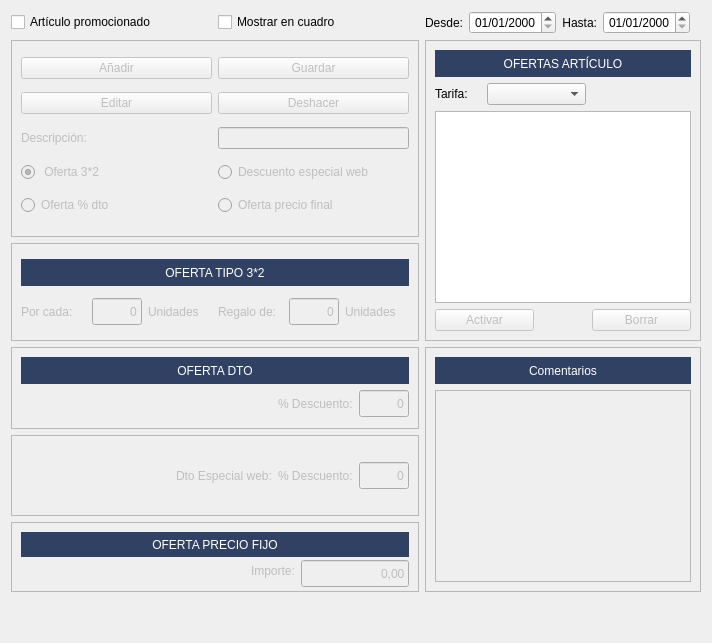
         <widget class="QWidget" name="tab_promociones">
          <attribute name="title">
           <string>Promociones artículo</string>
          </attribute>
          <layout class="QGridLayout" name="gridLayout_39">
           <item row="0" column="0">
            <widget class="QCheckBox" name="chkArticulo_promocionado">
             <property name="text">
              <string>Artículo promocionado</string>
             </property>
            </widget>
           </item>
           <item row="6" column="0" colspan="2">
            <widget class="QFrame" name="frame_pvp_fijo">
             <property name="enabled">
              <bool>false</bool>
             </property>
             <property name="maximumSize">
              <size>
               <width>16777215</width>
               <height>70</height>
              </size>
             </property>
             <property name="frameShape">
              <enum>QFrame::StyledPanel</enum>
             </property>
             <property name="frameShadow">
              <enum>QFrame::Raised</enum>
             </property>
             <layout class="QGridLayout" name="gridLayout_26">
              <item row="0" column="0" colspan="3">
               <widget class="QLabel" name="label_63">
                <property name="minimumSize">
                 <size>
                  <width>0</width>
                  <height>25</height>
                 </size>
                </property>
                <property name="maximumSize">
                 <size>
                  <width>16777215</width>
                  <height>27</height>
                 </size>
                </property>
                <property name="styleSheet">
                 <string notr="true">background-color: #304163;
color: rgb(255, 255, 255);</string>
                </property>
                <property name="text">
                 <string>OFERTA PRECIO FIJO</string>
                </property>
                <property name="alignment">
                 <set>Qt::AlignCenter</set>
                </property>
               </widget>
              </item>
              <item row="1" column="0">
               <spacer name="horizontalSpacer_7">
                <property name="orientation">
                 <enum>Qt::Horizontal</enum>
                </property>
                <property name="sizeHint" stdset="0">
                 <size>
                  <width>224</width>
                  <height>20</height>
                 </size>
                </property>
               </spacer>
              </item>
              <item row="1" column="1">
               <widget class="QLabel" name="lbl_oferta_importe">
                <property name="text">
                 <string>Importe:</string>
                </property>
               </widget>
              </item>
              <item row="1" column="2">
               <widget class="QLineEdit" name="txtoferta_pvp_fijo">
                <property name="minimumSize">
                 <size>
                  <width>0</width>
                  <height>27</height>
                 </size>
                </property>
                <property name="maximumSize">
                 <size>
                  <width>110</width>
                  <height>27</height>
                 </size>
                </property>
                <property name="text">
                 <string>0,00</string>
                </property>
                <property name="alignment">
                 <set>Qt::AlignRight|Qt::AlignTrailing|Qt::AlignVCenter</set>
                </property>
               </widget>
              </item>
             </layout>
            </widget>
           </item>
           <item row="3" column="0" colspan="2">
            <widget class="QFrame" name="frame_tipo_32">
             <property name="enabled">
              <bool>false</bool>
             </property>
             <property name="frameShape">
              <enum>QFrame::StyledPanel</enum>
             </property>
             <property name="frameShadow">
              <enum>QFrame::Raised</enum>
             </property>
             <layout class="QGridLayout" name="gridLayout_24">
              <item row="1" column="0">
               <widget class="QLabel" name="lbl_por_cada">
                <property name="enabled">
                 <bool>false</bool>
                </property>
                <property name="maximumSize">
                 <size>
                  <width>16777215</width>
                  <height>27</height>
                 </size>
                </property>
                <property name="text">
                 <string>Por cada: </string>
                </property>
               </widget>
              </item>
              <item row="1" column="1">
               <widget class="QLineEdit" name="txtOferta_por_cada">
                <property name="enabled">
                 <bool>false</bool>
                </property>
                <property name="minimumSize">
                 <size>
                  <width>0</width>
                  <height>27</height>
                 </size>
                </property>
                <property name="maximumSize">
                 <size>
                  <width>50</width>
                  <height>27</height>
                 </size>
                </property>
                <property name="text">
                 <string>0</string>
                </property>
                <property name="alignment">
                 <set>Qt::AlignRight|Qt::AlignTrailing|Qt::AlignVCenter</set>
                </property>
               </widget>
              </item>
              <item row="1" column="2">
               <widget class="QLabel" name="lbl_unidades">
                <property name="enabled">
                 <bool>false</bool>
                </property>
                <property name="maximumSize">
                 <size>
                  <width>16777215</width>
                  <height>27</height>
                 </size>
                </property>
                <property name="text">
                 <string>Unidades</string>
                </property>
               </widget>
              </item>
              <item row="1" column="3">
               <widget class="QLabel" name="lbl_regalo_de">
                <property name="enabled">
                 <bool>false</bool>
                </property>
                <property name="maximumSize">
                 <size>
                  <width>16777215</width>
                  <height>27</height>
                 </size>
                </property>
                <property name="text">
                 <string>Regalo de:</string>
                </property>
               </widget>
              </item>
              <item row="1" column="4">
               <widget class="QLineEdit" name="txtOfertaregalo_de">
                <property name="enabled">
                 <bool>false</bool>
                </property>
                <property name="minimumSize">
                 <size>
                  <width>0</width>
                  <height>27</height>
                 </size>
                </property>
                <property name="maximumSize">
                 <size>
                  <width>50</width>
                  <height>27</height>
                 </size>
                </property>
                <property name="text">
                 <string>0</string>
                </property>
                <property name="alignment">
                 <set>Qt::AlignRight|Qt::AlignTrailing|Qt::AlignVCenter</set>
                </property>
               </widget>
              </item>
              <item row="1" column="5">
               <widget class="QLabel" name="lbl_unidades_2">
                <property name="enabled">
                 <bool>false</bool>
                </property>
                <property name="maximumSize">
                 <size>
                  <width>16777215</width>
                  <height>27</height>
                 </size>
                </property>
                <property name="text">
                 <string>Unidades</string>
                </property>
               </widget>
              </item>
              <item row="0" column="0" colspan="6">
               <widget class="QLabel" name="label_57">
                <property name="enabled">
                 <bool>false</bool>
                </property>
                <property name="minimumSize">
                 <size>
                  <width>0</width>
                  <height>27</height>
                 </size>
                </property>
                <property name="maximumSize">
                 <size>
                  <width>16777215</width>
                  <height>27</height>
                 </size>
                </property>
                <property name="styleSheet">
                 <string notr="true">background-color: #304163;
color: rgb(255, 255, 255);</string>
                </property>
                <property name="text">
                 <string>OFERTA TIPO 3*2</string>
                </property>
                <property name="alignment">
                 <set>Qt::AlignCenter</set>
                </property>
               </widget>
              </item>
             </layout>
            </widget>
           </item>
           <item row="0" column="5">
            <widget class="QDateEdit" name="txtOferta_Fecha_fin">
             <property name="alignment">
              <set>Qt::AlignRight|Qt::AlignTrailing|Qt::AlignVCenter</set>
             </property>
             <property name="displayFormat">
              <string>dd/MM/yyyy</string>
             </property>
            </widget>
           </item>
           <item row="7" column="0">
            <spacer name="verticalSpacer_3">
             <property name="orientation">
              <enum>Qt::Vertical</enum>
             </property>
             <property name="sizeHint" stdset="0">
              <size>
               <width>20</width>
               <height>40</height>
              </size>
             </property>
            </spacer>
           </item>
           <item row="0" column="3">
            <widget class="QDateEdit" name="txtOferta_Fecha_ini">
             <property name="alignment">
              <set>Qt::AlignRight|Qt::AlignTrailing|Qt::AlignVCenter</set>
             </property>
             <property name="displayFormat">
              <string>dd/MM/yyyy</string>
             </property>
            </widget>
           </item>
           <item row="4" column="0" colspan="2">
            <widget class="QFrame" name="frame_dto">
             <property name="enabled">
              <bool>false</bool>
             </property>
             <property name="frameShape">
              <enum>QFrame::StyledPanel</enum>
             </property>
             <property name="frameShadow">
              <enum>QFrame::Raised</enum>
             </property>
             <layout class="QGridLayout" name="gridLayout_25">
              <item row="0" column="0" colspan="3">
               <widget class="QLabel" name="label_61">
                <property name="minimumSize">
                 <size>
                  <width>0</width>
                  <height>27</height>
                 </size>
                </property>
                <property name="maximumSize">
                 <size>
                  <width>16777215</width>
                  <height>27</height>
                 </size>
                </property>
                <property name="styleSheet">
                 <string notr="true">background-color: #304163;
color: rgb(255, 255, 255);</string>
                </property>
                <property name="text">
                 <string>OFERTA DTO</string>
                </property>
                <property name="alignment">
                 <set>Qt::AlignCenter</set>
                </property>
               </widget>
              </item>
              <item row="1" column="0">
               <spacer name="horizontalSpacer_5">
                <property name="orientation">
                 <enum>Qt::Horizontal</enum>
                </property>
                <property name="sizeHint" stdset="0">
                 <size>
                  <width>249</width>
                  <height>20</height>
                 </size>
                </property>
               </spacer>
              </item>
              <item row="1" column="1">
               <widget class="QLabel" name="lbl_oferta_dto">
                <property name="text">
                 <string>% Descuento:</string>
                </property>
               </widget>
              </item>
              <item row="1" column="2">
               <widget class="QLineEdit" name="txtOfertaDtoOferta">
                <property name="minimumSize">
                 <size>
                  <width>0</width>
                  <height>27</height>
                 </size>
                </property>
                <property name="maximumSize">
                 <size>
                  <width>50</width>
                  <height>27</height>
                 </size>
                </property>
                <property name="text">
                 <string>0</string>
                </property>
                <property name="alignment">
                 <set>Qt::AlignRight|Qt::AlignTrailing|Qt::AlignVCenter</set>
                </property>
               </widget>
              </item>
             </layout>
            </widget>
           </item>
           <item row="5" column="0" colspan="2">
            <widget class="QFrame" name="frame_ofertaweb">
             <property name="enabled">
              <bool>false</bool>
             </property>
             <property name="minimumSize">
              <size>
               <width>0</width>
               <height>49</height>
              </size>
             </property>
             <property name="frameShape">
              <enum>QFrame::StyledPanel</enum>
             </property>
             <property name="frameShadow">
              <enum>QFrame::Raised</enum>
             </property>
             <layout class="QHBoxLayout" name="horizontalLayout">
              <item>
               <spacer name="horizontalSpacer_8">
                <property name="orientation">
                 <enum>Qt::Horizontal</enum>
                </property>
                <property name="sizeHint" stdset="0">
                 <size>
                  <width>40</width>
                  <height>20</height>
                 </size>
                </property>
               </spacer>
              </item>
              <item>
               <widget class="QLabel" name="lbl_dto_web">
                <property name="text">
                 <string>Dto Especial web:</string>
                </property>
               </widget>
              </item>
              <item>
               <widget class="QLabel" name="lbl_dto_web2">
                <property name="text">
                 <string>% Descuento:</string>
                </property>
               </widget>
              </item>
              <item>
               <widget class="QLineEdit" name="txtOferta_dto_web">
                <property name="minimumSize">
                 <size>
                  <width>0</width>
                  <height>27</height>
                 </size>
                </property>
                <property name="maximumSize">
                 <size>
                  <width>50</width>
                  <height>27</height>
                 </size>
                </property>
                <property name="text">
                 <string>0</string>
                </property>
                <property name="alignment">
                 <set>Qt::AlignRight|Qt::AlignTrailing|Qt::AlignVCenter</set>
                </property>
               </widget>
              </item>
             </layout>
            </widget>
           </item>
           <item row="0" column="4">
            <widget class="QLabel" name="label_68">
             <property name="text">
              <string>Hasta:</string>
             </property>
             <property name="alignment">
              <set>Qt::AlignRight|Qt::AlignTrailing|Qt::AlignVCenter</set>
             </property>
            </widget>
           </item>
           <item row="0" column="2">
            <widget class="QLabel" name="label_21">
             <property name="text">
              <string>Desde:</string>
             </property>
             <property name="alignment">
              <set>Qt::AlignRight|Qt::AlignTrailing|Qt::AlignVCenter</set>
             </property>
            </widget>
           </item>
           <item row="0" column="1">
            <widget class="QCheckBox" name="chkMostrar_en_cuadro">
             <property name="text">
              <string>Mostrar en cuadro</string>
             </property>
            </widget>
           </item>
           <item row="1" column="0" rowspan="2" colspan="2">
            <widget class="QFrame" name="framePromocion">
             <property name="enabled">
              <bool>false</bool>
             </property>
             <property name="frameShape">
              <enum>QFrame::StyledPanel</enum>
             </property>
             <property name="frameShadow">
              <enum>QFrame::Raised</enum>
             </property>
             <layout class="QGridLayout" name="gridLayout_34">
              <item row="3" column="0">
               <widget class="QLabel" name="lblDescripcion_oferta">
                <property name="enabled">
                 <bool>false</bool>
                </property>
                <property name="text">
                 <string>Descripción:</string>
                </property>
               </widget>
              </item>
              <item row="3" column="1">
               <widget class="QLineEdit" name="txtOferta_Descripcion_promocion">
                <property name="enabled">
                 <bool>false</bool>
                </property>
                <property name="mandatoryField" stdset="0">
                 <bool>false</bool>
                </property>
               </widget>
              </item>
              <item row="0" column="0">
               <widget class="QPushButton" name="btnAnadir_oferta">
                <property name="enabled">
                 <bool>false</bool>
                </property>
                <property name="sizePolicy">
                 <sizepolicy hsizetype="Expanding" vsizetype="Fixed">
                  <horstretch>0</horstretch>
                  <verstretch>0</verstretch>
                 </sizepolicy>
                </property>
                <property name="text">
                 <string>Añadir</string>
                </property>
                <property name="icon">
                 <iconset resource="../maya.qrc">
                  <normaloff>:/Icons/PNG/add.png</normaloff>:/Icons/PNG/add.png</iconset>
                </property>
               </widget>
              </item>
              <item row="1" column="0">
               <widget class="QPushButton" name="btnEditarOferta">
                <property name="enabled">
                 <bool>false</bool>
                </property>
                <property name="sizePolicy">
                 <sizepolicy hsizetype="Expanding" vsizetype="Fixed">
                  <horstretch>0</horstretch>
                  <verstretch>0</verstretch>
                 </sizepolicy>
                </property>
                <property name="text">
                 <string>Editar</string>
                </property>
                <property name="icon">
                 <iconset resource="../maya.qrc">
                  <normaloff>:/Icons/PNG/edit.png</normaloff>:/Icons/PNG/edit.png</iconset>
                </property>
               </widget>
              </item>
              <item row="0" column="1">
               <widget class="QPushButton" name="btnguardar_oferta">
                <property name="enabled">
                 <bool>false</bool>
                </property>
                <property name="text">
                 <string>Guardar</string>
                </property>
                <property name="icon">
                 <iconset resource="../maya.qrc">
                  <normaloff>:/Icons/PNG/Save.png</normaloff>:/Icons/PNG/Save.png</iconset>
                </property>
               </widget>
              </item>
              <item row="1" column="1">
               <widget class="QPushButton" name="btnDeshacer_oferta">
                <property name="enabled">
                 <bool>false</bool>
                </property>
                <property name="text">
                 <string>Deshacer</string>
                </property>
                <property name="icon">
                 <iconset resource="../maya.qrc">
                  <normaloff>:/Icons/PNG/undo.png</normaloff>:/Icons/PNG/undo.png</iconset>
                </property>
               </widget>
              </item>
              <item row="4" column="0">
               <widget class="QRadioButton" name="chkOferta_32">
                <property name="styleSheet">
                 <string notr="true"/>
                </property>
                <property name="text">
                 <string> Oferta 3*2</string>
                </property>
                <property name="checkable">
                 <bool>true</bool>
                </property>
                <property name="checked">
                 <bool>true</bool>
                </property>
               </widget>
              </item>
              <item row="4" column="1">
               <widget class="QRadioButton" name="chkOferta_web">
                <property name="styleSheet">
                 <string notr="true"/>
                </property>
                <property name="text">
                 <string>Descuento especial web</string>
                </property>
               </widget>
              </item>
              <item row="5" column="0">
               <widget class="QRadioButton" name="chkOferta_dto">
                <property name="enabled">
                 <bool>false</bool>
                </property>
                <property name="styleSheet">
                 <string notr="true"/>
                </property>
                <property name="text">
                 <string>Oferta % dto</string>
                </property>
                <property name="checked">
                 <bool>false</bool>
                </property>
               </widget>
              </item>
              <item row="5" column="1">
               <widget class="QRadioButton" name="chkOferta_pvp">
                <property name="styleSheet">
                 <string notr="true"/>
                </property>
                <property name="text">
                 <string>Oferta precio final</string>
                </property>
               </widget>
              </item>
             </layout>
            </widget>
           </item>
           <item row="4" column="2" rowspan="3" colspan="5">
            <widget class="QFrame" name="frame_comentarios">
             <property name="enabled">
              <bool>false</bool>
             </property>
             <property name="frameShape">
              <enum>QFrame::StyledPanel</enum>
             </property>
             <property name="frameShadow">
              <enum>QFrame::Raised</enum>
             </property>
             <layout class="QGridLayout" name="gridLayout_27">
              <item row="2" column="0">
               <widget class="QTextEdit" name="txtOferta_comentarios_promocion"/>
              </item>
              <item row="1" column="0">
               <widget class="QLabel" name="label_65">
                <property name="minimumSize">
                 <size>
                  <width>0</width>
                  <height>27</height>
                 </size>
                </property>
                <property name="styleSheet">
                 <string notr="true">background-color: #304163;
color: rgb(255, 255, 255);</string>
                </property>
                <property name="text">
                 <string>Comentarios</string>
                </property>
                <property name="alignment">
                 <set>Qt::AlignCenter</set>
                </property>
               </widget>
              </item>
             </layout>
            </widget>
           </item>
           <item row="1" column="2" rowspan="3" colspan="5">
            <widget class="QFrame" name="frame_tabla_ofertas">
             <property name="frameShape">
              <enum>QFrame::StyledPanel</enum>
             </property>
             <property name="frameShadow">
              <enum>QFrame::Raised</enum>
             </property>
             <layout class="QGridLayout" name="gridLayout_9">
              <item row="0" column="0">
               <layout class="QGridLayout" name="gridLayout_6">
                <item row="0" column="0" colspan="5">
                 <widget class="QLabel" name="label_72">
                  <property name="minimumSize">
                   <size>
                    <width>0</width>
                    <height>27</height>
                   </size>
                  </property>
                  <property name="styleSheet">
                   <string notr="true">background-color: #304163;
color: rgb(255, 255, 255);</string>
                  </property>
                  <property name="text">
                   <string>OFERTAS ARTÍCULO</string>
                  </property>
                  <property name="alignment">
                   <set>Qt::AlignCenter</set>
                  </property>
                 </widget>
                </item>
                <item row="3" column="0" colspan="2">
                 <widget class="QPushButton" name="btnActivarOferta">
                  <property name="enabled">
                   <bool>false</bool>
                  </property>
                  <property name="text">
                   <string>Activar</string>
                  </property>
                  <property name="icon">
                   <iconset resource="../maya.qrc">
                    <normaloff>:/Icons/PNG/OK.png</normaloff>:/Icons/PNG/OK.png</iconset>
                  </property>
                 </widget>
                </item>
                <item row="2" column="0" colspan="5">
                 <widget class="QTableView" name="tabla_ofertas">
                  <property name="alternatingRowColors">
                   <bool>true</bool>
                  </property>
                  <property name="selectionMode">
                   <enum>QAbstractItemView::SingleSelection</enum>
                  </property>
                  <property name="selectionBehavior">
                   <enum>QAbstractItemView::SelectRows</enum>
                  </property>
                  <attribute name="horizontalHeaderStretchLastSection">
                   <bool>true</bool>
                  </attribute>
                  <attribute name="verticalHeaderVisible">
                   <bool>false</bool>
                  </attribute>
                 </widget>
                </item>
                <item row="3" column="3" colspan="2">
                 <widget class="QPushButton" name="btnBorrar_oferta">
                  <property name="enabled">
                   <bool>false</bool>
                  </property>
                  <property name="sizePolicy">
                   <sizepolicy hsizetype="Expanding" vsizetype="Fixed">
                    <horstretch>0</horstretch>
                    <verstretch>0</verstretch>
                   </sizepolicy>
                  </property>
                  <property name="text">
                   <string>Borrar</string>
                  </property>
                  <property name="icon">
                   <iconset resource="../maya.qrc">
                    <normaloff>:/Icons/PNG/borrar.png</normaloff>:/Icons/PNG/borrar.png</iconset>
                  </property>
                 </widget>
                </item>
                <item row="1" column="0">
                 <widget class="QLabel" name="label">
                  <property name="text">
                   <string>Tarifa:</string>
                  </property>
                 </widget>
                </item>
                <item row="1" column="1" colspan="2">
                 <widget class="QComboBox" name="cboTarifaOferta"/>
                </item>
               </layout>
              </item>
             </layout>
            </widget>
           </item>
          </layout>
         </widget>
